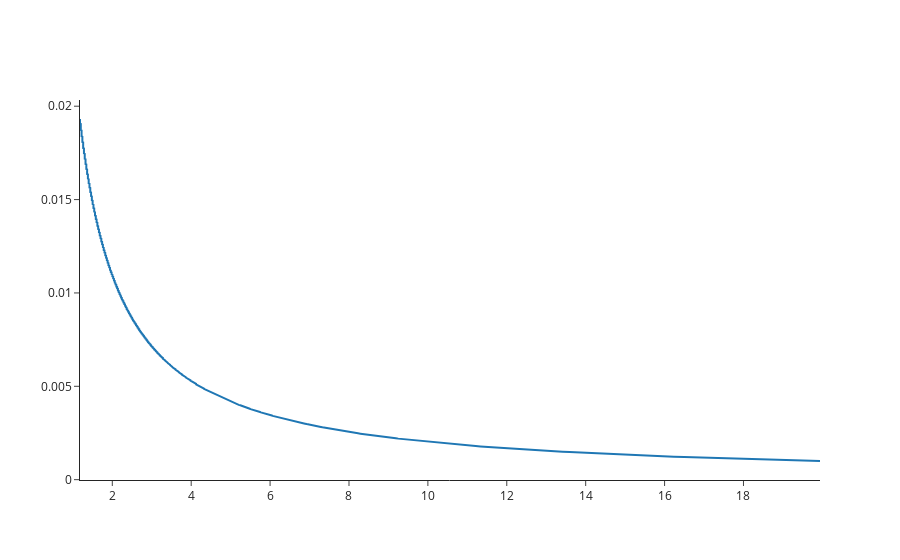

Notebook cell for this chart:
### Code cell
fitness= 0.05
vaf_range = np.linspace(0.001, 0.02, 1000)
time_range = np.linspace(0, 20, 1000)

fig = go.Figure()

time_to_next_observation = []
for vaf in vaf_range:
    fluctuations = fitness_evolution_low_std(time_range,
                                             fitness=fitness,
                                             vaf=vaf)
    sequencing = sequencing_high_std(vaf=vaf)
    difference = fluctuations - sequencing

    positive_elements = np.where(difference>0)
    if positive_elements[0].size!= 0:
        fluctuations_time = time_range[positive_elements[0][0]]
        time_to_next_observation.append(fluctuations_time)

        fig = go.Figure()
        fig.add_trace(
            go.Scatter(x=time_to_next_observation,
                        y=vaf_range))
    
fig

### Figure 1 — Plotly figure (JSON) as saved in the notebook; plotly's stock layout.template omitted (floating-point values rounded to 4 significant figures; data arrays with more than 128 entries replaced by an {"elided": "..."} marker saying what was removed)
{"data": [{"type": "scatter", "x": {"elided": "964 float values"}, "y": {"elided": "1000 float values"}}], "layout": {}}
